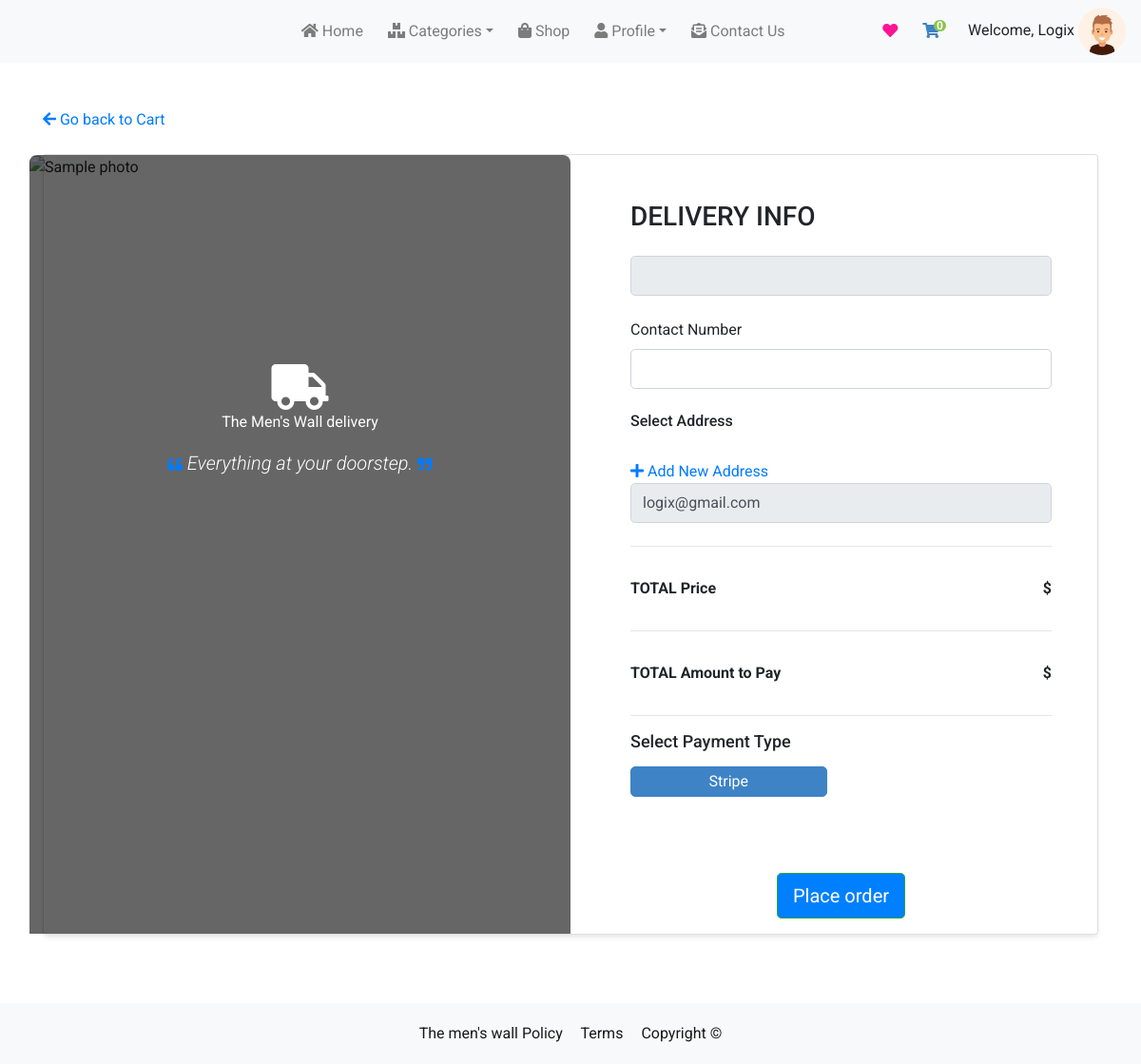
The page /orders/checkout/ (signed in) on the database as committed earlier.
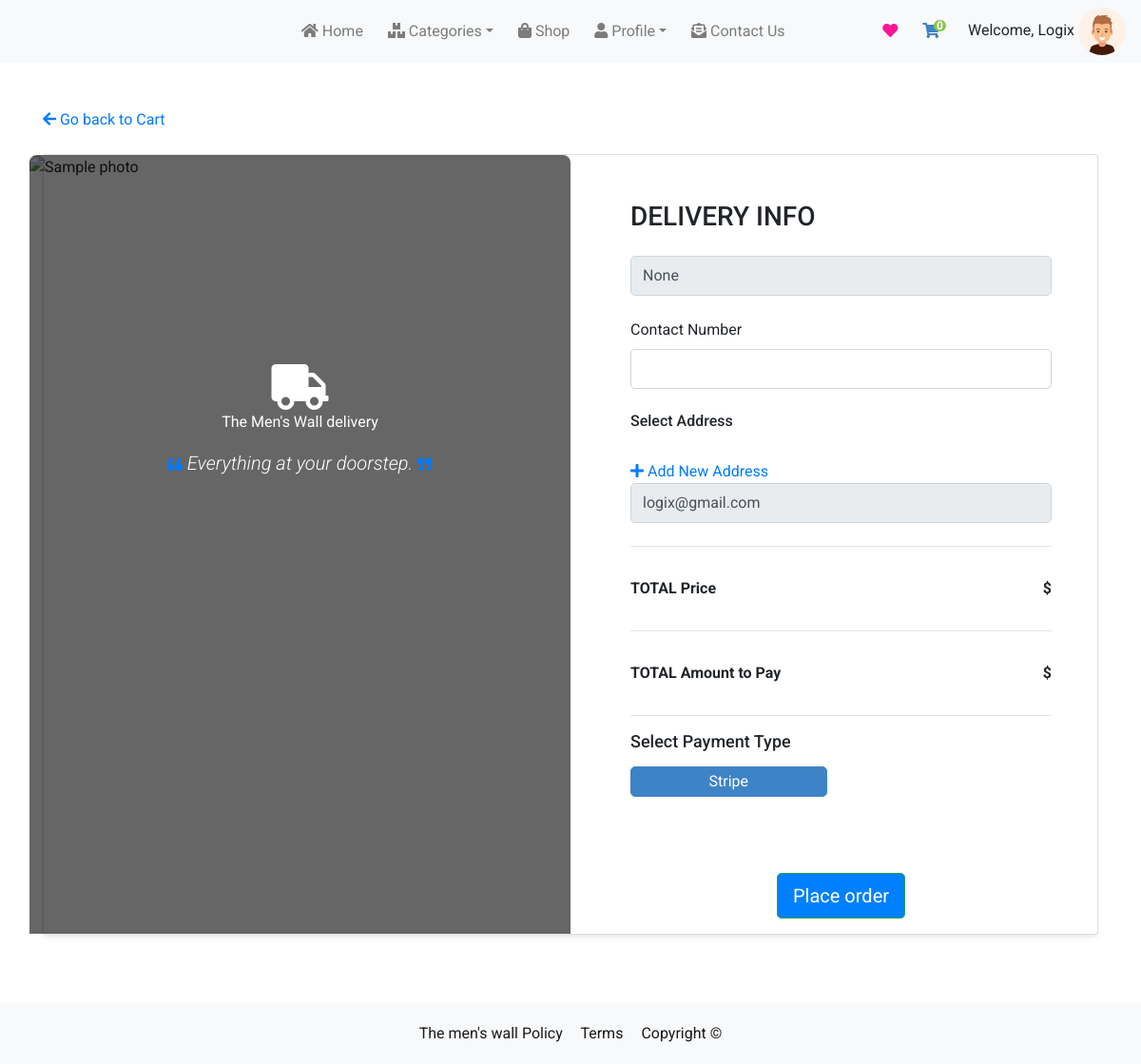
The same page on the database as committed later.
### users/models.py (models this page shows, shortened)
class CustomeUser(AbstractUser):
	role_list = [
		('buyer', 'buyer'),
		('seller', 'seller')
	]
	role = models.CharField(max_length=10, choices=role_list,null=True,blank=True,default='buyer')
	contact_no = models.CharField(null=True,blank=True,max_length=20,default="")
	fullname = models.CharField(max_length=100,default="",null=True,blank=True)
	social_status = models.IntegerField(default=0)

class Profile(models.Model):
	user = models.OneToOneField(CustomeUser, on_delete=models.CASCADE)
	image = models.ImageField(default='default.png', upload_to='profile_pics')
	slug = AutoSlugField(populate_from='user')
	bio = models.CharField(max_length=255, blank=True)
	friends = models.ManyToManyField("Profile", blank=True)

### orders/views.py (the view)
# urls.py: path('checkout/',checkout,name="checkout"),
def checkout(request):
    if request.user.is_authenticated:
        past_address = ShippingAddress.objects.filter(order__user = request.user).values_list('address','zip').distinct()
        addresses = []
        for add in past_address:
            addresses.append(ShippingAddress.objects.filter(address=add[0],zip=add[1]).first())
        return render(request,'products/checkout.html',{'addresses':addresses})
    else:
        return redirect('login')

### feed/views.py (called while the page is built)
def CountNotifications(request):
	count_notifications = 0
	if request.user.is_authenticated:
		count_notifications = Notification.objects.filter(user=request.user, is_seen=False).count()
	return {'count_notifications':count_notifications}

def GetProfile(request):
	you = ''
	if request.user.is_authenticated:
		p = request.user.profile
		you = p.user
	return {'profile':you}

### products/context_processors.py (called while the page is built)
def menu_links(request):
    categories = category.objects.all()
    return dict(categories=categories)

### templates/products/checkout.html (shortened to what the changed rows need)
{% extends "products/ecommBase.html" %}
{% load static %}
{% block style %}
    <link rel="stylesheet" href="{% static 'css/intlTelInput.css' %}" />
{% endblock %}
{% block content %}
   <div class="container py-5">
        <div class="row d-flex justify-content-center align-items-center">
          <div class="col">
            <div class="card my-4 shadow-3">
              <div class="row g-0">
                <div class="col-xl-6">
                  <div class="card-body p-md-5 text-black">
                    <form action="{% url 'placeOrder' %}" method="post" id="checkoutform">{% csrf_token %}
                         <div class="row">
                      <div class="col-md-12 mb-4">
                        <div class="form-outline">
                          <input type="text" name="fullname" id="form3Example1m" class="form-control form-control-lg" value="{{ user.fullname }}"  disabled/>
                        </div>
                      </div>
                    </div>
                    <div class="form-outline mb-4">
                      <input type="text" name="email" id="form3Example2" class="form-control form-control-lg" value="{{ user.email }}" disabled />
                    </div>
            </div>
                  </div>
                </div>
              </div>
            </div>
          </div>
        </div>
{% endblock %}
{% block jsfiles %}
    <link rel="stylesheet" href="https://cdnjs.cloudflare.com/ajax/libs/intl-tel-input/17.0.8/css/intlTelInput.min.css"
 />
{% endblock jsfiles %}

### templates/products/ecommBase.html (shortened to what the changed rows need)
{% load static %}
<!DOCTYPE html>
<html lang="en">
<head>
    <link href="https://cdnjs.cloudflare.com/ajax/libs/font-awesome/5.13.0/css/all.min.css" rel="stylesheet">
<link rel="stylesheet" href="{% static 'css/menu.css' %}" >
    <link rel="stylesheet" href="https://cdn.jsdelivr.net/npm/bootstrap@4.5.3/dist/css/bootstrap.min.css">
    {% block style %}
    {% endblock %}
</head>
<body>
<nav class="navbar navbar-expand-md bg-light navbar-light">
     <div class="user-img">
               <span>Welcome,</span>
                <span>{{ profile.profile.user.username }}</span>
                <img src="{{ profile.profile.image.url }}" alt="" style="vertical-align: middle;
                    width: 50px;
                    height: 50px;
                    border-radius: 50%;">
            </div>
</nav>
    {% block content %}
    {% endblock content %}
{% block jsfiles %}{% endblock jsfiles %}
</body>
</html>

Rows that differ between the two databases and show on the page:
changed CustomeUser "Logix": fullname (not shown) → "None"
